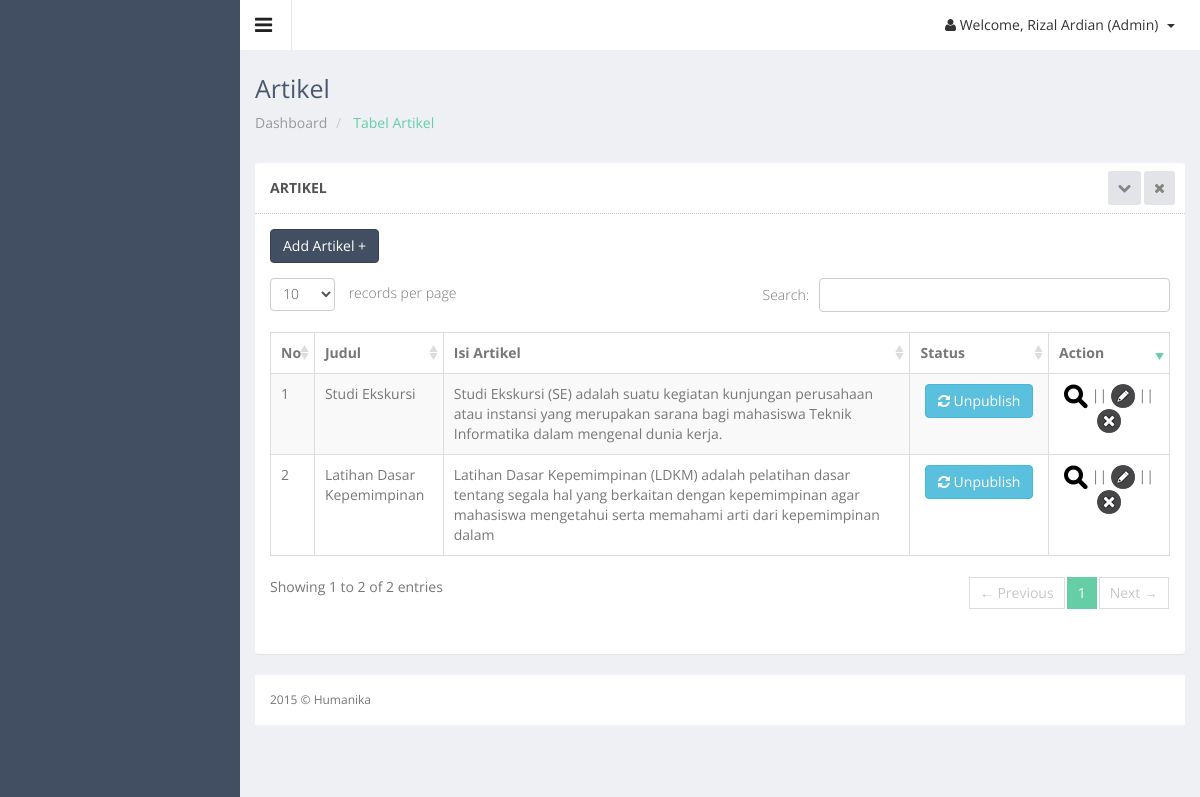
/admin/artikel.php (signed in), run on the app's committed database.
### tables this page shows
CREATE TABLE IF NOT EXISTS `keg_artikel` (
  `id_artikel` int(11) NOT NULL AUTO_INCREMENT,
  `id_detail` int(11) NOT NULL,
  `judul` varchar(50) NOT NULL,
  `isi_berita` text NOT NULL,
  `publish` enum('1','0') NOT NULL,
  `gambar` varchar(100) NOT NULL,
  `nama_gambar` varchar(50) NOT NULL,
  `type_gambar` varchar(50) NOT NULL,
  `size_gambar` varchar(10) NOT NULL,
  `tgl_jam_update` datetime NOT NULL,
  `admin` varchar(25) NOT NULL,
  PRIMARY KEY (`id_artikel`),
  KEY `id_keg` (`id_detail`),
  KEY `id_detail` (`id_detail`)
);

### controller/koneksi.php (called while the page is built, shortened)
<?php
class Database {
    private static $dbName = 'humanika' ;
    private static $dbHost = 'localhost' ;
    private static $dbUsername = 'root';
    private static $dbUserPassword = 'rizalex';
    private static $con = null;
    public static function connect() {
        if ( null == self::$con ) {
            try {
                self::$con =  new PDO( "mysql:host=".self::$dbHost.";"."dbname=".self::$dbName,
                        self::$dbUsername, self::$dbUserPassword);
            }
            catch(PDOException $e) {
                die($e->getMessage());
            }
        }
        return self::$con;
    }
}
?>

### controller/artikel-control.php (called while the page is built, shortened)
<?php
include_once 'koneksi.php';
class ArtikelController {
    private $koneksi;
    public function __construct() {
        $this->koneksi = Database::connect();
    }
    public function DaftarArtikel() {
        try {
            $sst = $this->koneksi->prepare("SELECT * FROM keg_artikel natural join keg_jenis_detail natural join keg_jenis");
            $sst->execute();
            return $r = $sst->fetchAll(PDO::FETCH_OBJ);
            $this->koneksi = Database::disconnect();
        } catch (PDOException $exc) {
            echo $exc->getMessage();
        }
    }
}
?>

### admin/artikel.php (the view, shortened to what this page needs)
<!DOCTYPE html>
<html lang="en">
<head>
  <link href="../js/advanced-datatable/css/demo_page.css" rel="stylesheet" />
  <link href="../js/advanced-datatable/css/demo_table.css" rel="stylesheet" />
  <link rel="stylesheet" href="../js/data-tables/DT_bootstrap.css" />
  <link href="../css/style.css" rel="stylesheet">
  <link href="../css/style-responsive.css" rel="stylesheet">
</head>
<body class="sticky-header">
<section>
    <div class="main-content" >
        <div class="header-section">
        <a class="toggle-btn"><i class="fa fa-bars"></i></a>
        <div class="menu-right">
            <ul class="notification-menu">
                <li>
                    <a href="#" class="btn btn-default dropdown-toggle" data-toggle="dropdown">
                        <i class="fa fa-user"></i>
                        Welcome, <?php
                            if($_SESSION['lvl_user'] == 1)
                                echo $_SESSION['nm_user'];
                            ?> (Admin)
                        <span class="caret"></span>
                    </a>
                </li>
            </ul>
        </div>
        </div>
        <div class="page-heading">
            <h3>
                Artikel
            </h3>
            <ul class="breadcrumb">
                <li>
                    <a href="index.php"> Dashboard</a>
                </li>
                <li class="active"> Tabel Artikel</li>
            </ul>
        </div>
        <div class="wrapper">
        <div class="row">
            <div class="col-sm-12">
                <section class="panel">
                <header class="panel-heading">
                    Artikel
                    <span class="tools pull-right">
                        <a href="javascript:;" class="fa fa-chevron-down"></a>
                        <a href="javascript:;" class="fa fa-times"></a>
                     </span>
                </header>
                <div class="panel-body">
        		<a href="artikel_add.php"><button class="btn btn-primary" type="button">Add Artikel +</button></a>
                    <div class="adv-table">
                        <table  class="display table table-bordered table-striped" id="dynamic-table">
                            <thead>
                                <tr>
                                    <th>No</th>
                        			<th>Judul</th>
                        			<th>Isi Artikel</th>
                        			<th>Status</th>
                                    <th class="center hidden-phone" width="15%">Action</th>
                                </tr>
                            </thead>
                            <tbody>
                    		 <?php
                            include_once '../controller/artikel-control.php';
                            $client = new ArtikelController();
                            $hasil = $client->DaftarArtikel();
                            foreach($hasil as $data){
                                $no+=1;
                    		$stat=$data->publish;
                            $stringCut = substr($data->isi_berita, 0, 254);
                            $string = substr($stringCut, 0, strrpos($stringCut, ' '));
                            echo "<tr class='gradeX'>
                                <td>$no</td>
                    			<td>$data->judul</td>
                    			<td>$string</td>
                    			<td class='center hidden-phone'>";
                                if($stat == 0){
                                    echo"<a href='artikel_edit_status.php?id=$data->id_artikel&stat=$data->publish'><button class='btn btn-info' type='button'><i class='fa fa-refresh'></i> Unpublish</button></a>";
                                } else {
                                    echo"<a href='artikel_edit_status.php?id=$data->id_artikel&stat=$data->publish'><button class='btn btn-info' type='button'><i class='fa fa-refresh'></i> Publish</button></a>";
                                }
                			echo"</td>
                                <td class='center hidden-phone'>
                				<a href='artikel_detail.php?id=$data->id_artikel'><img src='../images/detail.gif' title='Detail'></a> ||
                				<a href='artikel_edit.php?id=$data->id_artikel'><img src='../images/edit.png' title='Edit'></a> ||
                				<a href='artikel_hapus.php?id=$data->id_artikel'><img src='../images/delete.png' title='Hapus'></a>
                				</td>
                                </tr>";
                    		} ?>
                            </tbody>
                        </table>
                    </div>
                </div>
                </section>
            </div>
        </div>
        <footer>
            2015 &copy; Humanika
        </footer>
    </div>
</section>
</body>
</html>

### js/advanced-datatable/css/demo_table.css (style rules this page uses)
table.display { margin: 0 auto; clear: both; width: 100%; }
table.display thead th { padding: 3px 18px 3px 10px; border-bottom: 1px solid black; font-weight: bold; cursor: pointer; * cursor: hand; }
table.display td { padding: 3px 10px; }
table.display td.center { text-align: center; }
.sorting_desc { background: url('../images/sort_desc.png') no-repeat center right; }
.sorting { background: url('../images/sort_both.png') no-repeat center right; }
table.display tr.odd.gradeX { background-color: #ffdddd; }
table.display tr.even.gradeX { background-color: #ffeeee; }
tr.odd { background-color: #E2E4FF; }
tr.even { background-color: white; }
tr.odd td.sorting_1 { background-color: #D3D6FF; }
tr.even td.sorting_1 { background-color: #EAEBFF; }
tr.odd.gradeX td.sorting_1 { background-color: #ffc4c4; }
tr.even.gradeX td.sorting_1 { background-color: #ffd5d5; }
table.display tr.gradeX { background-color: #ffdddd; }

### data on the page
keg_artikel: judul "Studi Ekskursi", isi_berita "Studi Ekskursi (SE) adalah suatu kegiatan kunjungan perusahaan atau instansi yang merupakan sarana bagi mahasiswa Teknik Informatika dalam mengenal dunia kerja."
keg_artikel: judul "Latihan Dasar Kepemimpinan", isi_berita "Latihan Dasar Kepemimpinan (LDKM) adalah pelatihan dasar tentang segala hal yang berkaitan dengan kepemimpinan agar mahasiswa mengetahui serta memahami arti dari kepemimpinan dalam"

### other printed values
$_SESSION['nm_user'] "Rizal Ardian"
